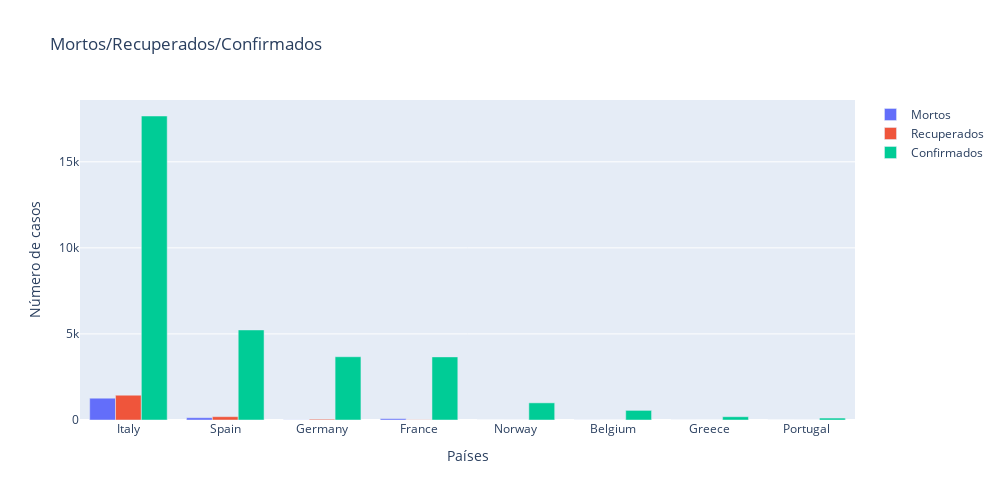

Notebook source saved alongside this figure:
### Code cell
temp = full_table.loc[full_table.Date == full_table.Date.max()]
temp = temp.groupby(['Country/Region'])['Confirmed', 'Deaths', 'Recovered'].sum().sort_values('Confirmed',ascending=False)


europa = ['Italy', 'France', 'Germany', 'Spain', 'Belgium', 'Norway','Greece',  'Portugal']

temp=temp.reset_index()
temp=temp.loc[temp['Country/Region'].isin(europa)]


import plotly.graph_objects as go

layout = go.Layout(
    width=1000,
    height=500)

fig = go.Figure(data=[
    go.Bar(name='Mortos', x=temp['Country/Region'], y=temp['Deaths']),
    go.Bar(name='Recuperados', x=temp['Country/Region'], y=temp['Recovered']),
    go.Bar(name='Confirmados', x=temp['Country/Region'], y=temp['Confirmed']),
],layout=layout)

fig.update_layout(
    title="Mortos/Recuperados/Confirmados",
    xaxis_title="Países",
    yaxis_title="Número de casos",
)
fig.show()

### Figure 1 — Plotly figure (JSON) as saved in the notebook; plotly's stock layout.template omitted (floating-point values rounded to 4 significant figures)
{"data": [{"name": "Mortos", "type": "bar", "x": ["Italy", "Spain", "Germany", "France", "Norway", "Belgium", "Greece", "Portugal"], "y": [1266, 133, 7, 79, 0, 3, 1, 0]}, {"name": "Recuperados", "type": "bar", "x": ["Italy", "Spain", "Germany", "France", "Norway", "Belgium", "Greece", "Portugal"], "y": [1439, 193, 46, 12, 1, 1, 0, 1]}, {"name": "Confirmados", "type": "bar", "x": ["Italy", "Spain", "Germany", "France", "Norway", "Belgium", "Greece", "Portugal"], "y": [17660, 5232, 3675, 3667, 996, 559, 190, 112]}], "layout": {"height": 500, "title": {"text": "Mortos/Recuperados/Confirmados"}, "width": 1000, "xaxis": {"autorange": true, "range": [-0.5, 7.5], "title": {"text": "Países"}, "type": "category"}, "yaxis": {"autorange": true, "range": [0, 18590.0], "title": {"text": "Número de casos"}, "type": "linear"}}}
